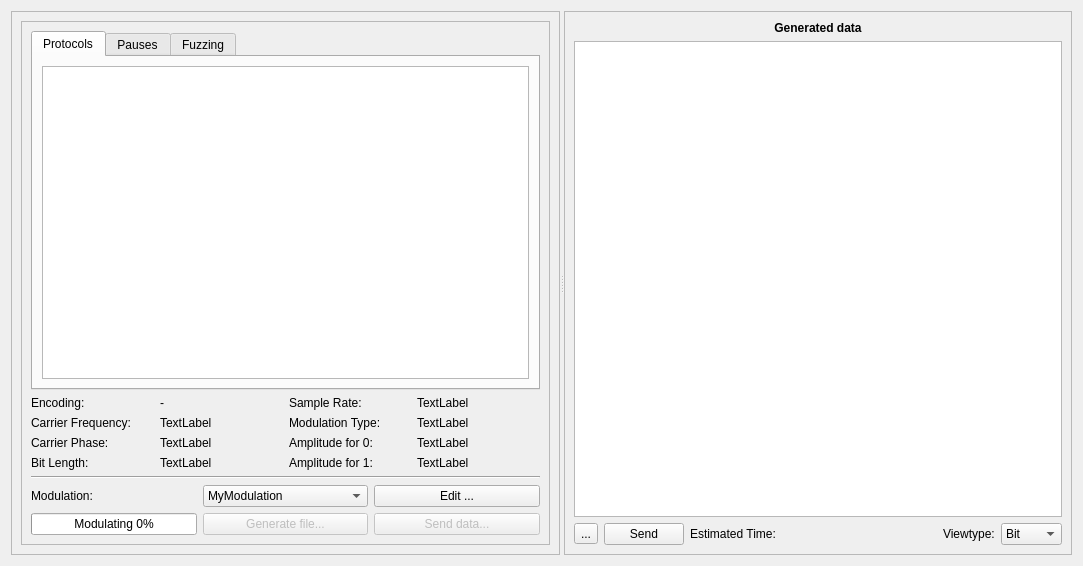
<?xml version="1.0" encoding="UTF-8"?>
<ui version="4.0">
 <class>GeneratorTab</class>
 <widget class="QWidget" name="GeneratorTab">
  <property name="geometry">
   <rect>
    <x>0</x>
    <y>0</y>
    <width>1083</width>
    <height>566</height>
   </rect>
  </property>
  <property name="windowTitle">
   <string>Form</string>
  </property>
  <layout class="QVBoxLayout" name="verticalLayout_2">
   <item>
    <widget class="QSplitter" name="splitter">
     <property name="orientation">
      <enum>Qt::Horizontal</enum>
     </property>
     <widget class="QFrame" name="frame_2">
      <property name="frameShape">
       <enum>QFrame::StyledPanel</enum>
      </property>
      <property name="frameShadow">
       <enum>QFrame::Raised</enum>
      </property>
      <layout class="QVBoxLayout" name="verticalLayout">
       <item>
        <widget class="QScrollArea" name="scrollArea">
         <property name="widgetResizable">
          <bool>true</bool>
         </property>
         <widget class="QWidget" name="scrollAreaWidgetContents">
          <property name="geometry">
           <rect>
            <x>0</x>
            <y>0</y>
            <width>512</width>
            <height>530</height>
           </rect>
          </property>
          <layout class="QVBoxLayout" name="verticalLayout_3">
           <item>
            <widget class="QTabWidget" name="tabWidget">
             <property name="sizePolicy">
              <sizepolicy hsizetype="Expanding" vsizetype="Expanding">
               <horstretch>0</horstretch>
               <verstretch>0</verstretch>
              </sizepolicy>
             </property>
             <property name="tabPosition">
              <enum>QTabWidget::North</enum>
             </property>
             <property name="tabShape">
              <enum>QTabWidget::Rounded</enum>
             </property>
             <property name="currentIndex">
              <number>0</number>
             </property>
             <widget class="QWidget" name="tab_proto">
              <attribute name="title">
               <string>Protocols</string>
              </attribute>
              <layout class="QHBoxLayout" name="horizontalLayout">
               <item>
                <widget class="GeneratorTreeView" name="treeProtocols">
                 <property name="sizePolicy">
                  <sizepolicy hsizetype="Preferred" vsizetype="Expanding">
                   <horstretch>0</horstretch>
                   <verstretch>0</verstretch>
                  </sizepolicy>
                 </property>
                 <property name="toolTip">
                  <string>&lt;html&gt;&lt;head/&gt;&lt;body&gt;&lt;p&gt;Drag&amp;amp;Drop Protocols to the table on the right to fill the generation table.&lt;/p&gt;&lt;/body&gt;&lt;/html&gt;</string>
                 </property>
                 <attribute name="headerDefaultSectionSize">
                  <number>0</number>
                 </attribute>
                </widget>
               </item>
              </layout>
             </widget>
             <widget class="QWidget" name="tab_4">
              <attribute name="title">
               <string>Pauses</string>
              </attribute>
              <layout class="QGridLayout" name="gridLayout_4">
               <item row="0" column="0" colspan="2">
                <widget class="GeneratorListWidget" name="lWPauses">
                 <property name="sizePolicy">
                  <sizepolicy hsizetype="Expanding" vsizetype="Expanding">
                   <horstretch>0</horstretch>
                   <verstretch>0</verstretch>
                  </sizepolicy>
                 </property>
                 <property name="toolTip">
                  <string>&lt;html&gt;&lt;head/&gt;&lt;body&gt;&lt;p&gt;The pauses will be added automatically when you drag a protocol from the tree above to the table on the right.&lt;br/&gt;&lt;/p&gt;&lt;p&gt;You can see the &lt;span style=&quot; font-weight:600;&quot;&gt;position&lt;/span&gt; of each pause by &lt;span style=&quot; font-weight:600;&quot;&gt;selecting it&lt;/span&gt;. There will be drawn a line in the table indiciating the position of the pause.&lt;br/&gt;&lt;/p&gt;&lt;p&gt;Use context menu or double click to &lt;span style=&quot; font-weight:600;&quot;&gt;edit a pauses' length&lt;/span&gt;.&lt;/p&gt;&lt;/body&gt;&lt;/html&gt;</string>
                 </property>
                 <property name="editTriggers">
                  <set>QAbstractItemView::DoubleClicked|QAbstractItemView::EditKeyPressed</set>
                 </property>
                 <property name="showDropIndicator" stdset="0">
                  <bool>false</bool>
                 </property>
                 <property name="dragDropMode">
                  <enum>QAbstractItemView::NoDragDrop</enum>
                 </property>
                </widget>
               </item>
              </layout>
             </widget>
             <widget class="QWidget" name="tab_5">
              <attribute name="title">
               <string>Fuzzing</string>
              </attribute>
              <layout class="QVBoxLayout" name="verticalLayout_8">
               <property name="spacing">
                <number>6</number>
               </property>
               <item>
                <widget class="GeneratorListView" name="listViewProtoLabels">
                 <property name="sizePolicy">
                  <sizepolicy hsizetype="Expanding" vsizetype="Expanding">
                   <horstretch>0</horstretch>
                   <verstretch>0</verstretch>
                  </sizepolicy>
                 </property>
                 <property name="editTriggers">
                  <set>QAbstractItemView::EditKeyPressed</set>
                 </property>
                </widget>
               </item>
               <item>
                <widget class="QGroupBox" name="groupBox">
                 <property name="title">
                  <string>Add fuzzing values to generated data</string>
                 </property>
                 <layout class="QHBoxLayout" name="horizontalLayout_5">
                  <item>
                   <widget class="QPushButton" name="btnFuzz">
                    <property name="text">
                     <string>Fuzz</string>
                    </property>
                   </widget>
                  </item>
                  <item>
                   <widget class="QRadioButton" name="rBSuccessive">
                    <property name="toolTip">
                     <string>&lt;html&gt;&lt;head/&gt;&lt;body&gt;&lt;p&gt;For multiple labels per message the fuzzed values are inserted &lt;span style=&quot; font-weight:600;&quot;&gt;one-by-one&lt;/span&gt;.&lt;/p&gt;&lt;/body&gt;&lt;/html&gt;</string>
                    </property>
                    <property name="text">
                     <string>S&amp;uccessive</string>
                    </property>
                    <property name="checked">
                     <bool>true</bool>
                    </property>
                   </widget>
                  </item>
                  <item>
                   <widget class="QRadioButton" name="rbConcurrent">
                    <property name="toolTip">
                     <string>&lt;html&gt;&lt;head/&gt;&lt;body&gt;&lt;p&gt;For multiple labels per message the labels are fuzzed &lt;span style=&quot; font-weight:600;&quot;&gt;at the same time&lt;/span&gt;.&lt;/p&gt;&lt;/body&gt;&lt;/html&gt;</string>
                    </property>
                    <property name="text">
                     <string>&amp;Concurrent</string>
                    </property>
                   </widget>
                  </item>
                  <item>
                   <widget class="QRadioButton" name="rBExhaustive">
                    <property name="toolTip">
                     <string>&lt;html&gt;&lt;head/&gt;&lt;body&gt;&lt;p&gt;For multiple labels per message the fuzzed values are inserted in &lt;span style=&quot; font-weight:600;&quot;&gt;all possible combinations&lt;/span&gt;.&lt;/p&gt;&lt;/body&gt;&lt;/html&gt;</string>
                    </property>
                    <property name="text">
                     <string>E&amp;xhaustive</string>
                    </property>
                   </widget>
                  </item>
                 </layout>
                </widget>
               </item>
              </layout>
             </widget>
            </widget>
           </item>
           <item>
            <layout class="QGridLayout" name="gridLayout_3">
             <item row="2" column="1">
              <widget class="QComboBox" name="cBoxModulations">
               <item>
                <property name="text">
                 <string>MyModulation</string>
                </property>
               </item>
              </widget>
             </item>
             <item row="0" column="0" colspan="3">
              <layout class="QGridLayout" name="modulationLayout">
               <item row="0" column="0">
                <widget class="QLabel" name="lEncoding">
                 <property name="text">
                  <string>Encoding:</string>
                 </property>
                </widget>
               </item>
               <item row="0" column="1">
                <widget class="QLabel" name="lEncodingValue">
                 <property name="sizePolicy">
                  <sizepolicy hsizetype="Preferred" vsizetype="Preferred">
                   <horstretch>0</horstretch>
                   <verstretch>0</verstretch>
                  </sizepolicy>
                 </property>
                 <property name="text">
                  <string>-</string>
                 </property>
                </widget>
               </item>
               <item row="0" column="2">
                <widget class="QLabel" name="lSampleRate">
                 <property name="text">
                  <string>Sample Rate:</string>
                 </property>
                </widget>
               </item>
               <item row="0" column="3">
                <widget class="QLabel" name="lSampleRateValue">
                 <property name="text">
                  <string>TextLabel</string>
                 </property>
                </widget>
               </item>
               <item row="1" column="0">
                <widget class="QLabel" name="lCarrierFrequency">
                 <property name="text">
                  <string>Carrier Frequency:</string>
                 </property>
                </widget>
               </item>
               <item row="1" column="1">
                <widget class="QLabel" name="lCarrierFreqValue">
                 <property name="text">
                  <string>TextLabel</string>
                 </property>
                </widget>
               </item>
               <item row="1" column="2">
                <widget class="QLabel" name="lModType">
                 <property name="text">
                  <string>Modulation Type:</string>
                 </property>
                </widget>
               </item>
               <item row="1" column="3">
                <widget class="QLabel" name="lModTypeValue">
                 <property name="text">
                  <string>TextLabel</string>
                 </property>
                </widget>
               </item>
               <item row="2" column="0">
                <widget class="QLabel" name="label">
                 <property name="text">
                  <string>Carrier Phase:</string>
                 </property>
                </widget>
               </item>
               <item row="2" column="1">
                <widget class="QLabel" name="lCarrierPhaseValue">
                 <property name="text">
                  <string>TextLabel</string>
                 </property>
                </widget>
               </item>
               <item row="2" column="2">
                <widget class="QLabel" name="lParamForZero">
                 <property name="text">
                  <string>Amplitude for 0:</string>
                 </property>
                </widget>
               </item>
               <item row="2" column="3">
                <widget class="QLabel" name="lParamForZeroValue">
                 <property name="text">
                  <string>TextLabel</string>
                 </property>
                </widget>
               </item>
               <item row="3" column="0">
                <widget class="QLabel" name="lBitLength">
                 <property name="text">
                  <string>Bit Length:</string>
                 </property>
                </widget>
               </item>
               <item row="3" column="1">
                <widget class="QLabel" name="lBitLenValue">
                 <property name="text">
                  <string>TextLabel</string>
                 </property>
                </widget>
               </item>
               <item row="3" column="2">
                <widget class="QLabel" name="lParamForOne">
                 <property name="text">
                  <string>Amplitude for 1:</string>
                 </property>
                </widget>
               </item>
               <item row="3" column="3">
                <widget class="QLabel" name="lParamForOneValue">
                 <property name="text">
                  <string>TextLabel</string>
                 </property>
                </widget>
               </item>
              </layout>
             </item>
             <item row="2" column="0">
              <widget class="QLabel" name="lModulation">
               <property name="text">
                <string>Modulation:</string>
               </property>
              </widget>
             </item>
             <item row="5" column="2">
              <widget class="QPushButton" name="btnSend">
               <property name="enabled">
                <bool>false</bool>
               </property>
               <property name="text">
                <string>Send data...</string>
               </property>
              </widget>
             </item>
             <item row="1" column="0" colspan="3">
              <widget class="Line" name="line">
               <property name="orientation">
                <enum>Qt::Horizontal</enum>
               </property>
              </widget>
             </item>
             <item row="2" column="2">
              <widget class="QPushButton" name="btnEditModulation">
               <property name="text">
                <string>Edit ...</string>
               </property>
              </widget>
             </item>
             <item row="5" column="0">
              <widget class="QProgressBar" name="prBarGeneration">
               <property name="sizePolicy">
                <sizepolicy hsizetype="Minimum" vsizetype="Fixed">
                 <horstretch>0</horstretch>
                 <verstretch>0</verstretch>
                </sizepolicy>
               </property>
               <property name="value">
                <number>0</number>
               </property>
               <property name="format">
                <string>Modulating %p%</string>
               </property>
              </widget>
             </item>
             <item row="5" column="1">
              <widget class="QPushButton" name="btnGenerate">
               <property name="enabled">
                <bool>false</bool>
               </property>
               <property name="toolTip">
                <string>Generate the complex file of the modulated signal, after tuning all parameters above.</string>
               </property>
               <property name="text">
                <string>Generate file...</string>
               </property>
              </widget>
             </item>
            </layout>
           </item>
          </layout>
         </widget>
        </widget>
       </item>
      </layout>
     </widget>
     <widget class="QFrame" name="frame">
      <property name="frameShape">
       <enum>QFrame::StyledPanel</enum>
      </property>
      <property name="frameShadow">
       <enum>QFrame::Raised</enum>
      </property>
      <layout class="QGridLayout" name="gridLayout">
       <item row="1" column="0" colspan="8">
        <widget class="GeneratorTableView" name="tableMessages">
         <property name="acceptDrops">
          <bool>true</bool>
         </property>
         <property name="dragEnabled">
          <bool>false</bool>
         </property>
         <property name="dragDropOverwriteMode">
          <bool>false</bool>
         </property>
         <property name="dragDropMode">
          <enum>QAbstractItemView::DropOnly</enum>
         </property>
         <property name="defaultDropAction">
          <enum>Qt::CopyAction</enum>
         </property>
         <property name="alternatingRowColors">
          <bool>true</bool>
         </property>
         <property name="selectionBehavior">
          <enum>QAbstractItemView::SelectItems</enum>
         </property>
         <property name="verticalScrollMode">
          <enum>QAbstractItemView::ScrollPerPixel</enum>
         </property>
         <property name="horizontalScrollMode">
          <enum>QAbstractItemView::ScrollPerPixel</enum>
         </property>
         <property name="showGrid">
          <bool>false</bool>
         </property>
         <attribute name="horizontalHeaderHighlightSections">
          <bool>false</bool>
         </attribute>
         <attribute name="verticalHeaderHighlightSections">
          <bool>false</bool>
         </attribute>
        </widget>
       </item>
       <item row="2" column="0">
        <widget class="QToolButton" name="btnSave">
         <property name="text">
          <string>...</string>
         </property>
         <property name="icon">
          <iconset theme="document-save">
           <normaloff>.</normaloff>.</iconset>
         </property>
        </widget>
       </item>
       <item row="2" column="2">
        <widget class="QLabel" name="lEstimatedTime">
         <property name="toolTip">
          <string>&lt;html&gt;&lt;head/&gt;&lt;body&gt;&lt;p&gt;The estimated average time is based on the average number of bits per message and average sample rate, you set for the modulations.&lt;/p&gt;&lt;/body&gt;&lt;/html&gt;</string>
         </property>
         <property name="text">
          <string>Estimated Time: </string>
         </property>
        </widget>
       </item>
       <item row="2" column="5">
        <spacer name="horizontalSpacer_3">
         <property name="orientation">
          <enum>Qt::Horizontal</enum>
         </property>
         <property name="sizeHint" stdset="0">
          <size>
           <width>38</width>
           <height>22</height>
          </size>
         </property>
        </spacer>
       </item>
       <item row="2" column="6">
        <widget class="QLabel" name="lViewType">
         <property name="sizePolicy">
          <sizepolicy hsizetype="Fixed" vsizetype="Preferred">
           <horstretch>0</horstretch>
           <verstretch>0</verstretch>
          </sizepolicy>
         </property>
         <property name="text">
          <string>Viewtype:</string>
         </property>
        </widget>
       </item>
       <item row="2" column="7">
        <widget class="QComboBox" name="cbViewType">
         <item>
          <property name="text">
           <string>Bit</string>
          </property>
         </item>
         <item>
          <property name="text">
           <string>Hex</string>
          </property>
         </item>
         <item>
          <property name="text">
           <string>ASCII</string>
          </property>
         </item>
        </widget>
       </item>
       <item row="0" column="0" colspan="8">
        <widget class="QLabel" name="label_3">
         <property name="font">
          <font>
           <weight>75</weight>
           <bold>true</bold>
          </font>
         </property>
         <property name="text">
          <string>Generated data</string>
         </property>
         <property name="alignment">
          <set>Qt::AlignCenter</set>
         </property>
        </widget>
       </item>
       <item row="2" column="1">
        <widget class="QPushButton" name="btnNetworkSDRSend">
         <property name="toolTip">
          <string>&lt;html&gt;&lt;head/&gt;&lt;body&gt;&lt;p&gt;Send encoded data to your external application via TCP.&lt;/p&gt;&lt;/body&gt;&lt;/html&gt;</string>
         </property>
         <property name="text">
          <string>Send</string>
         </property>
         <property name="icon">
          <iconset theme="network-wired"/>
         </property>
         <property name="checkable">
          <bool>true</bool>
         </property>
        </widget>
       </item>
      </layout>
      <zorder>cbViewType</zorder>
      <zorder>lViewType</zorder>
      <zorder>lEstimatedTime</zorder>
      <zorder>label_3</zorder>
      <zorder>tableMessages</zorder>
      <zorder>btnSave</zorder>
      <zorder>horizontalSpacer_3</zorder>
      <zorder>btnNetworkSDRSend</zorder>
     </widget>
    </widget>
   </item>
  </layout>
 </widget>
 <customwidgets>
  <customwidget>
   <class>GeneratorTreeView</class>
   <extends>QTreeView</extends>
   <header>urh.ui.views.GeneratorTreeView.h</header>
  </customwidget>
  <customwidget>
   <class>GeneratorTableView</class>
   <extends>QTableView</extends>
   <header>urh.ui.views.GeneratorTableView.h</header>
  </customwidget>
  <customwidget>
   <class>GeneratorListWidget</class>
   <extends>QListWidget</extends>
   <header>urh.ui.GeneratorListWidget.h</header>
  </customwidget>
  <customwidget>
   <class>GeneratorListView</class>
   <extends>QListView</extends>
   <header>urh.ui.views.GeneratorListView.h</header>
  </customwidget>
 </customwidgets>
 <resources>
  <include location="urh.qrc"/>
 </resources>
 <connections/>
</ui>
